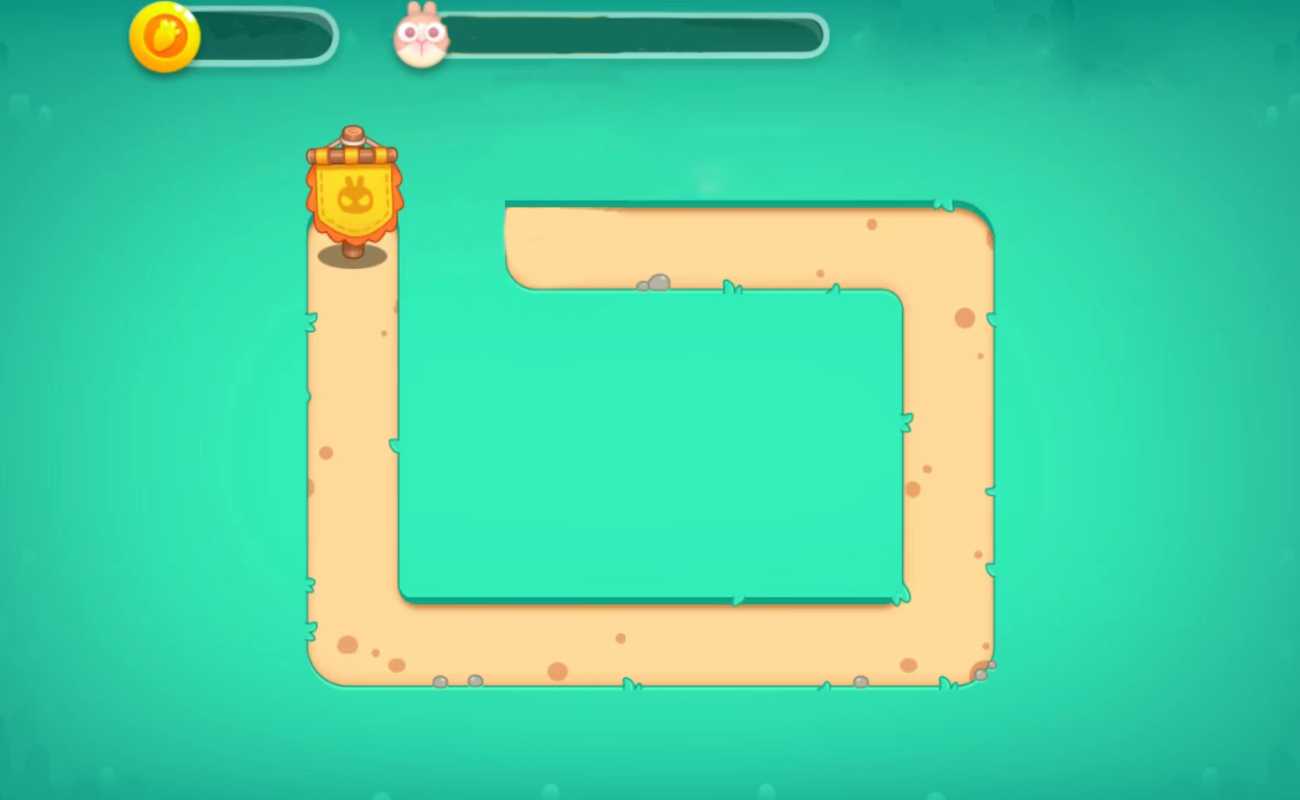

Rendered tile map (Tiled .tmx) drawn with the repository's tilesets; below, a short description and the map source with its tile grids summarised:
An orthogonal 13x8 tile map with 100x100 px tiles, 1 tile layer (Background) and 57 objects.

<map version="1.10" tiledversion="1.10.2" orientation="orthogonal" renderorder="right-down" width="13" height="8" tilewidth="100" tileheight="100" infinite="0" nextlayerid="4" nextobjectid="117">
 <tileset firstgid="1" source="Level 1.tsx" />
 <layer id="1" name="Background" width="13" height="8">
  <data>[104 cells, 104 non-empty, 104 distinct tile ids]</data>
 </layer>
 <objectgroup id="2" name="Carrot">
  <object id="1" x="500" y="200" width="100" height="100" />
 </objectgroup>
 <objectgroup id="3" name="TowerPosition">
  <object id="60" x="200" y="100" width="100" height="100" />
  <object id="61" x="200" y="200" width="100" height="100" />
  <object id="62" x="200" y="300" width="100" height="100" />
  <object id="63" x="200" y="400" width="100" height="100" />
  <object id="64" x="200" y="500" width="100" height="100" />
  <object id="65" x="200" y="600" width="100" height="100" />
  <object id="66" x="200" y="700" width="100" height="100" />
  <object id="67" x="100" y="100.667" width="100" height="100" />
  <object id="68" x="100" y="200.667" width="100" height="100" />
  <object id="69" x="100" y="300.667" width="100" height="100" />
  <object id="70" x="100" y="400.667" width="100" height="100" />
  <object id="71" x="100" y="500.667" width="100" height="100" />
  <object id="72" x="100" y="600.667" width="100" height="100" />
  <object id="73" x="100" y="700.667" width="100" height="100" />
  <object id="74" x="1000" y="99.3333" width="100" height="100" />
  <object id="75" x="1000" y="199.333" width="100" height="100" />
  <object id="76" x="1000" y="299.333" width="100" height="100" />
  <object id="77" x="1000" y="399.333" width="100" height="100" />
  <object id="78" x="1000" y="499.333" width="100" height="100" />
  <object id="79" x="1000" y="599.333" width="100" height="100" />
  <object id="80" x="1000" y="699.333" width="100" height="100" />
  <object id="81" x="1100" y="100.667" width="100" height="100" />
  <object id="82" x="1100" y="200.667" width="100" height="100" />
  <object id="83" x="1100" y="300.667" width="100" height="100" />
  <object id="84" x="1100" y="400.667" width="100" height="100" />
  <object id="85" x="1100" y="500.667" width="100" height="100" />
  <object id="86" x="1100" y="600.667" width="100" height="100" />
  <object id="87" x="1100" y="700.667" width="100" height="100" />
  <object id="88" x="400" y="700" width="100" height="100" />
  <object id="89" x="300" y="700" width="100" height="100" />
  <object id="90" x="600" y="700.333" width="100" height="100" />
  <object id="91" x="500" y="701" width="100" height="100" />
  <object id="92" x="800" y="700.333" width="100" height="100" />
  <object id="93" x="700" y="700.333" width="100" height="100" />
  <object id="94" x="900" y="700" width="100" height="100" />
  <object id="95" x="400" y="500" width="100" height="100" />
  <object id="96" x="600" y="500" width="100" height="100" />
  <object id="97" x="500" y="500" width="100" height="100" />
  <object id="98" x="800" y="500" width="100" height="100" />
  <object id="99" x="700" y="500" width="100" height="100" />
  <object id="100" x="400" y="400" width="100" height="100" />
  <object id="101" x="600" y="400" width="100" height="100" />
  <object id="102" x="500" y="400" width="100" height="100" />
  <object id="103" x="800" y="400" width="100" height="100" />
  <object id="104" x="700" y="400" width="100" height="100" />
  <object id="105" x="400.667" y="300" width="100" height="100" />
  <object id="106" x="600.667" y="300" width="100" height="100" />
  <object id="107" x="500.667" y="300" width="100" height="100" />
  <object id="108" x="800.667" y="300" width="100" height="100" />
  <object id="109" x="700.667" y="300" width="100" height="100" />
  <object id="110" x="400.667" y="100" width="100" height="100" />
  <object id="111" x="600.667" y="100" width="100" height="100" />
  <object id="113" x="800.667" y="100" width="100" height="100" />
  <object id="114" x="700.667" y="100" width="100" height="100" />
  <object id="115" x="900" y="100" width="100" height="100" />
  <object id="116" x="400" y="200" width="100" height="100" />
 </objectgroup>
</map>